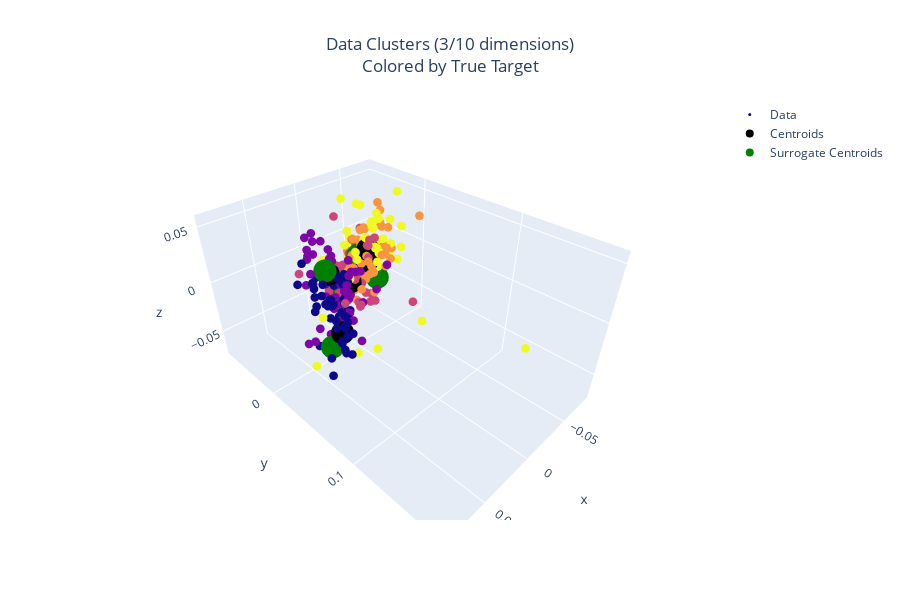

Write notebook code for a chart like this one.
### Code cell
full_data = go.Scatter3d(x=X_transformed[:,0],
                    y=X_transformed[:,1],
                    z=X_transformed[:,2],
                    mode='markers',
                    marker=dict(color=df_sample.target,size=3),
                    name='Data')

centers = go.Scatter3d(x=centroid[:,0],
                       y=centroid[:,1],
                       z=centroid[:,2],
                       mode='markers',
                       marker=dict(color='black',size=8),
                       name='Centroids')

data_centers = go.Scatter3d(x=cluster_centers[:,0],
                            y=cluster_centers[:,1],
                            z=cluster_centers[:,2],
                            mode='markers',
                            marker=dict(color='green',size=8),
                            name='Surrogate Centroids')

data = [full_data,centers,data_centers]

layout=go.Layout(width=900,height=600,
                 title=dict(x=0.5,text=f'Data Clusters (3/{emb_shape} dimensions)<br>Colored by True Target'))

fig = go.Figure(data=data,layout=layout)
fig.show()

### Figure 1 — Plotly figure (JSON) as saved in the notebook; plotly's stock layout.template omitted (floating-point values rounded to 4 significant figures; data arrays with more than 128 entries replaced by an {"elided": "..."} marker saying what was removed)
{"data": [{"marker": {"color": {"elided": "300 int values"}, "size": 3}, "mode": "markers", "name": "Data", "type": "scatter3d", "x": {"elided": "300 float values"}, "y": {"elided": "300 float values"}, "z": {"elided": "300 float values"}}, {"marker": {"color": "black", "size": 8}, "mode": "markers", "name": "Centroids", "type": "scatter3d", "x": [0.0405, -0.033, 0.04603, -0.02674, -0.005614], "y": [0.02052, -0.01824, 0.03961, -0.0124, -0.01218], "z": [0.02634, 0.004082, -0.01482, -0.002298, -0.01542]}, {"marker": {"color": "green", "size": 8}, "mode": "markers", "name": "Surrogate Centroids", "type": "scatter3d", "x": [0.04806, -0.03007, 0.05383, -0.02867, 0.011], "y": [0.02751, -0.02876, 0.03597, -0.002078, -0.01306], "z": [0.03541, -0.004532, -0.02635, -0.01615, -0.02343]}], "layout": {"height": 600, "title": {"text": "Data Clusters (3/10 dimensions)<br>Colored by True Target", "x": 0.5}, "width": 900}}
